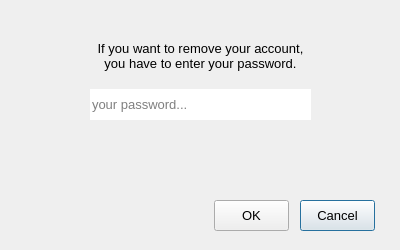
<?xml version="1.0" encoding="UTF-8"?>
<ui version="4.0">
 <class>Dialog</class>
 <widget class="QDialog" name="Dialog">
  <property name="geometry">
   <rect>
    <x>0</x>
    <y>0</y>
    <width>400</width>
    <height>250</height>
   </rect>
  </property>
  <property name="font">
   <font>
    <family>Arial</family>
    <pointsize>10</pointsize>
   </font>
  </property>
  <property name="windowTitle">
   <string>Removing</string>
  </property>
  <property name="windowIcon">
   <iconset>
    <normaloff>../main_icon/icon.ico</normaloff>../main_icon/icon.ico</iconset>
  </property>
  <property name="styleSheet">
   <string notr="true">QLabel{
	color:#292828;
	margin-bottom:5;
}
QLineEdit{
	padding-left:5;
	margin:5;
	color: white;
	background-color:#292828;
	selection-background-color:white;
	selection-color:#292828;
	border-radius:10;

}
QDialog{
	background-color:white;
}
QPushButton{
	outline:none;
	margin:5;
	color:white;
	background-color:#292828;
	border-radius:10;
	border-style:outset;
}
QPushButton:pressed{
	margin:5;
	color:#292828;
	background-color:white;
	border-style:inset;
	border-color:#292828;
	border-width:1;
}&lt;?xml version=&quot;1.0&quot; encoding=&quot;UTF-8&quot;?&gt;
&lt;ui version=&quot;4.0&quot;&gt;
 &lt;widget name=&quot;__qt_fake_top_level&quot;&gt;
  &lt;widget class=&quot;QPushButton&quot; name=&quot;pushButton&quot;&gt;
   &lt;property name=&quot;geometry&quot;&gt;
    &lt;rect&gt;
     &lt;x&gt;530&lt;/x&gt;
     &lt;y&gt;370&lt;/y&gt;
     &lt;width&gt;75&lt;/width&gt;
     &lt;height&gt;31&lt;/height&gt;
    &lt;/rect&gt;
   &lt;/property&gt;
   &lt;property name=&quot;styleSheet&quot;&gt;
    &lt;string notr=&quot;true&quot;&gt;QPushButton#pushButton{
	margin:5;
	color:white;
	background-color:#292828;
	border-radius:10;
	border-style:outset;
}
QPushButton#pushButton:pressed{
	margin:5;
	background-color:black;
	border-style:inset;
}&lt;/string&gt;
   &lt;/property&gt;
   &lt;property name=&quot;text&quot;&gt;
    &lt;string&gt;Log In&lt;/string&gt;
   &lt;/property&gt;
  &lt;/widget&gt;
 &lt;/widget&gt;
 &lt;resources/&gt;
&lt;/ui&gt;
</string>
  </property>
  <property name="inputMethodHints">
   <set>Qt::ImhNone</set>
  </property>
  <property name="sizeGripEnabled">
   <bool>false</bool>
  </property>
  <property name="modal">
   <bool>false</bool>
  </property>
  <widget class="QPushButton" name="cancel">
   <property name="geometry">
    <rect>
     <x>300</x>
     <y>200</y>
     <width>75</width>
     <height>31</height>
    </rect>
   </property>
   <property name="font">
    <font>
     <family>Arial</family>
     <pointsize>10</pointsize>
    </font>
   </property>
   <property name="cursor">
    <cursorShape>PointingHandCursor</cursorShape>
   </property>
   <property name="text">
    <string>Cancel</string>
   </property>
  </widget>
  <widget class="QPushButton" name="ok">
   <property name="geometry">
    <rect>
     <x>214</x>
     <y>200</y>
     <width>75</width>
     <height>31</height>
    </rect>
   </property>
   <property name="font">
    <font>
     <family>Arial</family>
     <pointsize>10</pointsize>
    </font>
   </property>
   <property name="cursor">
    <cursorShape>PointingHandCursor</cursorShape>
   </property>
   <property name="text">
    <string>OK</string>
   </property>
  </widget>
  <widget class="QLineEdit" name="line_password">
   <property name="geometry">
    <rect>
     <x>90</x>
     <y>89</y>
     <width>221</width>
     <height>31</height>
    </rect>
   </property>
   <property name="font">
    <font>
     <family>Arial</family>
     <pointsize>10</pointsize>
    </font>
   </property>
   <property name="inputMethodHints">
    <set>Qt::ImhHiddenText|Qt::ImhNoAutoUppercase|Qt::ImhNoPredictiveText|Qt::ImhSensitiveData</set>
   </property>
   <property name="maxLength">
    <number>10</number>
   </property>
   <property name="frame">
    <bool>false</bool>
   </property>
   <property name="echoMode">
    <enum>QLineEdit::Password</enum>
   </property>
   <property name="placeholderText">
    <string>your password...</string>
   </property>
   <property name="clearButtonEnabled">
    <bool>true</bool>
   </property>
  </widget>
  <widget class="QLabel" name="lbl_warn">
   <property name="geometry">
    <rect>
     <x>90</x>
     <y>120</y>
     <width>225</width>
     <height>41</height>
    </rect>
   </property>
   <property name="font">
    <font>
     <family>Arial</family>
     <pointsize>10</pointsize>
    </font>
   </property>
   <property name="styleSheet">
    <string notr="true">color:red;</string>
   </property>
   <property name="text">
    <string/>
   </property>
  </widget>
  <widget class="QLabel" name="label">
   <property name="geometry">
    <rect>
     <x>95</x>
     <y>30</y>
     <width>211</width>
     <height>51</height>
    </rect>
   </property>
   <property name="font">
    <font>
     <family>Arial</family>
     <pointsize>10</pointsize>
    </font>
   </property>
   <property name="text">
    <string>If you want to remove your account,
you have to enter your password.</string>
   </property>
   <property name="alignment">
    <set>Qt::AlignCenter</set>
   </property>
   <property name="wordWrap">
    <bool>false</bool>
   </property>
   <property name="margin">
    <number>0</number>
   </property>
   <property name="indent">
    <number>-1</number>
   </property>
  </widget>
 </widget>
 <resources/>
 <connections/>
</ui>
